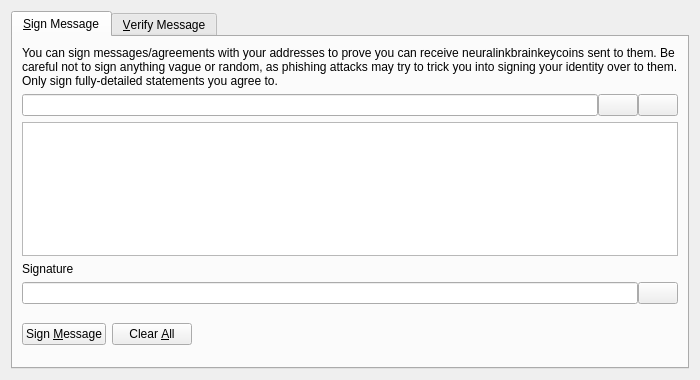
<?xml version="1.0" encoding="UTF-8"?>
<ui version="4.0">
 <class>SignVerifyMessageDialog</class>
 <widget class="QDialog" name="SignVerifyMessageDialog">
  <property name="geometry">
   <rect>
    <x>0</x>
    <y>0</y>
    <width>700</width>
    <height>380</height>
   </rect>
  </property>
  <property name="windowTitle">
   <string>Signatures - Sign / Verify a Message</string>
  </property>
  <property name="modal">
   <bool>true</bool>
  </property>
  <layout class="QVBoxLayout" name="verticalLayout">
   <item>
    <widget class="QTabWidget" name="tabWidget">
     <property name="currentIndex">
      <number>0</number>
     </property>
     <widget class="QWidget" name="tabSignMessage">
      <attribute name="title">
       <string>&amp;Sign Message</string>
      </attribute>
      <layout class="QVBoxLayout" name="verticalLayout_SM">
       <item>
        <widget class="QLabel" name="infoLabel_SM">
         <property name="text">
          <string>You can sign messages/agreements with your addresses to prove you can receive neuralinkbrainkeycoins sent to them. Be careful not to sign anything vague or random, as phishing attacks may try to trick you into signing your identity over to them. Only sign fully-detailed statements you agree to.</string>
         </property>
         <property name="textFormat">
          <enum>Qt::PlainText</enum>
         </property>
         <property name="wordWrap">
          <bool>true</bool>
         </property>
        </widget>
       </item>
       <item>
        <layout class="QHBoxLayout" name="horizontalLayout_1_SM">
         <property name="spacing">
          <number>0</number>
         </property>
         <item>
          <widget class="QValidatedLineEdit" name="addressIn_SM">
           <property name="toolTip">
            <string>The Neuralinkbrainkeycoin address to sign the message with</string>
           </property>
          </widget>
         </item>
         <item>
          <widget class="QPushButton" name="addressBookButton_SM">
           <property name="toolTip">
            <string>Choose previously used address</string>
           </property>
           <property name="text">
            <string/>
           </property>
           <property name="icon">
            <iconset resource="../bitcoin.qrc">
             <normaloff>:/icons/address-book</normaloff>:/icons/address-book</iconset>
           </property>
           <property name="shortcut">
            <string>Alt+A</string>
           </property>
           <property name="autoDefault">
            <bool>false</bool>
           </property>
          </widget>
         </item>
         <item>
          <widget class="QPushButton" name="pasteButton_SM">
           <property name="toolTip">
            <string>Paste address from clipboard</string>
           </property>
           <property name="text">
            <string/>
           </property>
           <property name="icon">
            <iconset resource="../bitcoin.qrc">
             <normaloff>:/icons/editpaste</normaloff>:/icons/editpaste</iconset>
           </property>
           <property name="shortcut">
            <string>Alt+P</string>
           </property>
           <property name="autoDefault">
            <bool>false</bool>
           </property>
          </widget>
         </item>
        </layout>
       </item>
       <item>
        <widget class="QPlainTextEdit" name="messageIn_SM">
         <property name="toolTip">
          <string>Enter the message you want to sign here</string>
         </property>
        </widget>
       </item>
       <item>
        <widget class="QLabel" name="signatureLabel_SM">
         <property name="text">
          <string>Signature</string>
         </property>
         <property name="textFormat">
          <enum>Qt::PlainText</enum>
         </property>
        </widget>
       </item>
       <item>
        <layout class="QHBoxLayout" name="horizontalLayout_2_SM">
         <property name="spacing">
          <number>0</number>
         </property>
         <item>
          <widget class="QLineEdit" name="signatureOut_SM">
           <property name="font">
            <font>
             <italic>true</italic>
            </font>
           </property>
           <property name="readOnly">
            <bool>true</bool>
           </property>
          </widget>
         </item>
         <item>
          <widget class="QPushButton" name="copySignatureButton_SM">
           <property name="toolTip">
            <string>Copy the current signature to the system clipboard</string>
           </property>
           <property name="text">
            <string/>
           </property>
           <property name="icon">
            <iconset resource="../bitcoin.qrc">
             <normaloff>:/icons/editcopy</normaloff>:/icons/editcopy</iconset>
           </property>
           <property name="autoDefault">
            <bool>false</bool>
           </property>
          </widget>
         </item>
        </layout>
       </item>
       <item>
        <layout class="QHBoxLayout" name="horizontalLayout_3_SM">
         <item>
          <widget class="QPushButton" name="signMessageButton_SM">
           <property name="toolTip">
            <string>Sign the message to prove you own this Neuralinkbrainkeycoin address</string>
           </property>
           <property name="text">
            <string>Sign &amp;Message</string>
           </property>
           <property name="icon">
            <iconset resource="../bitcoin.qrc">
             <normaloff>:/icons/edit</normaloff>:/icons/edit</iconset>
           </property>
           <property name="autoDefault">
            <bool>false</bool>
           </property>
          </widget>
         </item>
         <item>
          <widget class="QPushButton" name="clearButton_SM">
           <property name="toolTip">
            <string>Reset all sign message fields</string>
           </property>
           <property name="text">
            <string>Clear &amp;All</string>
           </property>
           <property name="icon">
            <iconset resource="../bitcoin.qrc">
             <normaloff>:/icons/remove</normaloff>:/icons/remove</iconset>
           </property>
           <property name="autoDefault">
            <bool>false</bool>
           </property>
          </widget>
         </item>
         <item>
          <spacer name="horizontalSpacer_1_SM">
           <property name="orientation">
            <enum>Qt::Horizontal</enum>
           </property>
           <property name="sizeHint" stdset="0">
            <size>
             <width>40</width>
             <height>48</height>
            </size>
           </property>
          </spacer>
         </item>
         <item>
          <widget class="QLabel" name="statusLabel_SM">
           <property name="font">
            <font>
             <weight>75</weight>
             <bold>true</bold>
            </font>
           </property>
           <property name="text">
            <string/>
           </property>
           <property name="wordWrap">
            <bool>true</bool>
           </property>
          </widget>
         </item>
         <item>
          <spacer name="horizontalSpacer_2_SM">
           <property name="orientation">
            <enum>Qt::Horizontal</enum>
           </property>
           <property name="sizeHint" stdset="0">
            <size>
             <width>40</width>
             <height>48</height>
            </size>
           </property>
          </spacer>
         </item>
        </layout>
       </item>
      </layout>
     </widget>
     <widget class="QWidget" name="tabVerifyMessage">
      <attribute name="title">
       <string>&amp;Verify Message</string>
      </attribute>
      <layout class="QVBoxLayout" name="verticalLayout_VM">
       <item>
        <widget class="QLabel" name="infoLabel_VM">
         <property name="text">
          <string>Enter the receiver's address, message (ensure you copy line breaks, spaces, tabs, etc. exactly) and signature below to verify the message. Be careful not to read more into the signature than what is in the signed message itself, to avoid being tricked by a man-in-the-middle attack. Note that this only proves the signing party receives with the address, it cannot prove sendership of any transaction!</string>
         </property>
         <property name="textFormat">
          <enum>Qt::PlainText</enum>
         </property>
         <property name="alignment">
          <set>Qt::AlignLeading|Qt::AlignLeft|Qt::AlignTop</set>
         </property>
         <property name="wordWrap">
          <bool>true</bool>
         </property>
        </widget>
       </item>
       <item>
        <layout class="QHBoxLayout" name="horizontalLayout_1_VM">
         <property name="spacing">
          <number>0</number>
         </property>
         <item>
          <widget class="QValidatedLineEdit" name="addressIn_VM">
           <property name="toolTip">
            <string>The Neuralinkbrainkeycoin address the message was signed with</string>
           </property>
          </widget>
         </item>
         <item>
          <widget class="QPushButton" name="addressBookButton_VM">
           <property name="toolTip">
            <string>Choose previously used address</string>
           </property>
           <property name="text">
            <string/>
           </property>
           <property name="icon">
            <iconset resource="../bitcoin.qrc">
             <normaloff>:/icons/address-book</normaloff>:/icons/address-book</iconset>
           </property>
           <property name="shortcut">
            <string>Alt+A</string>
           </property>
           <property name="autoDefault">
            <bool>false</bool>
           </property>
          </widget>
         </item>
        </layout>
       </item>
       <item>
        <widget class="QPlainTextEdit" name="messageIn_VM"/>
       </item>
       <item>
        <widget class="QValidatedLineEdit" name="signatureIn_VM"/>
       </item>
       <item>
        <layout class="QHBoxLayout" name="horizontalLayout_2_VM">
         <item>
          <widget class="QPushButton" name="verifyMessageButton_VM">
           <property name="toolTip">
            <string>Verify the message to ensure it was signed with the specified Neuralinkbrainkeycoin address</string>
           </property>
           <property name="text">
            <string>Verify &amp;Message</string>
           </property>
           <property name="icon">
            <iconset resource="../bitcoin.qrc">
             <normaloff>:/icons/transaction_0</normaloff>:/icons/transaction_0</iconset>
           </property>
           <property name="autoDefault">
            <bool>false</bool>
           </property>
          </widget>
         </item>
         <item>
          <widget class="QPushButton" name="clearButton_VM">
           <property name="toolTip">
            <string>Reset all verify message fields</string>
           </property>
           <property name="text">
            <string>Clear &amp;All</string>
           </property>
           <property name="icon">
            <iconset resource="../bitcoin.qrc">
             <normaloff>:/icons/remove</normaloff>:/icons/remove</iconset>
           </property>
           <property name="autoDefault">
            <bool>false</bool>
           </property>
          </widget>
         </item>
         <item>
          <spacer name="horizontalSpacer_1_VM">
           <property name="orientation">
            <enum>Qt::Horizontal</enum>
           </property>
           <property name="sizeHint" stdset="0">
            <size>
             <width>40</width>
             <height>48</height>
            </size>
           </property>
          </spacer>
         </item>
         <item>
          <widget class="QLabel" name="statusLabel_VM">
           <property name="font">
            <font>
             <weight>75</weight>
             <bold>true</bold>
            </font>
           </property>
           <property name="text">
            <string/>
           </property>
           <property name="wordWrap">
            <bool>true</bool>
           </property>
          </widget>
         </item>
         <item>
          <spacer name="horizontalSpacer_2_VM">
           <property name="orientation">
            <enum>Qt::Horizontal</enum>
           </property>
           <property name="sizeHint" stdset="0">
            <size>
             <width>40</width>
             <height>48</height>
            </size>
           </property>
          </spacer>
         </item>
        </layout>
       </item>
      </layout>
     </widget>
    </widget>
   </item>
  </layout>
 </widget>
 <customwidgets>
  <customwidget>
   <class>QValidatedLineEdit</class>
   <extends>QLineEdit</extends>
   <header>qt/qvalidatedlineedit.h</header>
  </customwidget>
 </customwidgets>
 <resources>
  <include location="../bitcoin.qrc"/>
 </resources>
 <connections/>
</ui>
